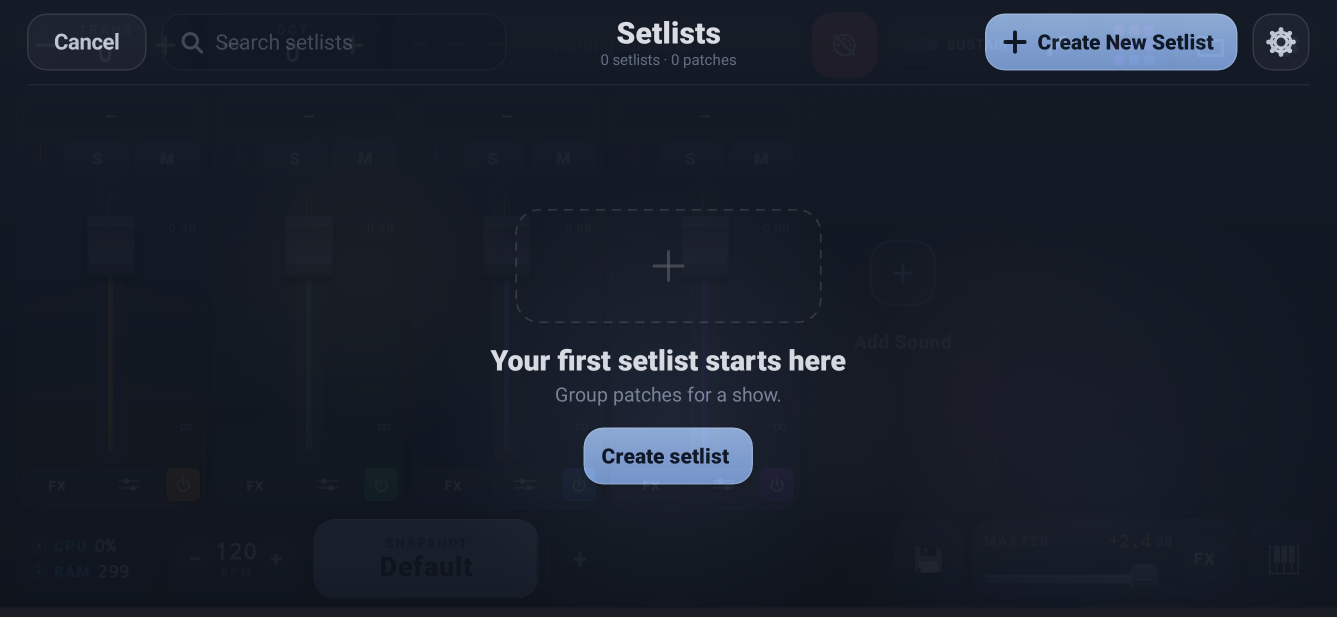
#> input picture tools/jsxref/shots/01_mixer.png, 2673 x 1233 px (shown at 1/2 size)
$ python compare.py shots/01_mixer.png shots/02_mixer_chord.png shots/02_mixer_chord.png
#> lines starting #> are read from the running program, lines starting #| are printed output that depends on the picture
#!/usr/bin/env python3
"""Side-by-side and band-diff between a Compose render and its JSX reference.

The Compose render is captured at 3x (2673 x 1233 for an 891 x 411 dp screen);
the JSX reference is 1x. Both are normalised to 891 x 411 first so pixel counts
map 1:1 to dp and a diff means a real layout/colour difference, not a scale artefact.
"""
import sys
import pathlib

from PIL import Image, ImageChops, ImageDraw

W, H = 891, 411


def load(p):
#> called with p = 'shots/01_mixer.png'
    im = Image.open(p).convert("RGB")
    if im.size != (W, H):
        im = im.resize((W, H), Image.LANCZOS)
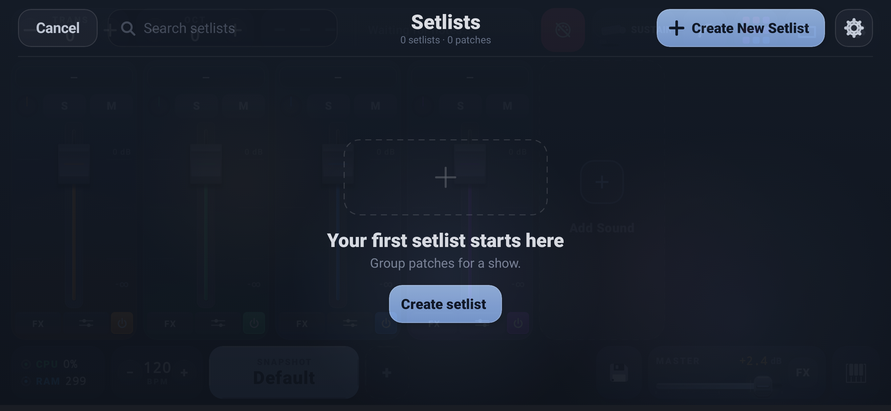
#> im: PIL image 891x411 RGB; mean R, G, B 24.8, 31.3, 43
    return im


def bands(a, b, n=8):
    diff = ImageChops.difference(a, b)
    px = diff.load()
    rows = []
    bh = H // n
    for i in range(n):
        y0, y1 = i * bh, (i + 1) * bh if i < n - 1 else H
        tot = 0
        cnt = 0
        for y in range(y0, y1, 2):
            for x in range(0, W, 2):
                r, g, bl = px[x, y]
                tot += (r + g + bl) / 3
                cnt += 1
        rows.append((y0, y1, tot / max(cnt, 1)))
    return rows


def main():
    compose, jsx, out = sys.argv[1], sys.argv[2], sys.argv[3]
    a = load(compose)
    b = load(jsx)
#> call 2 of load, with p = 'shots/02_mixer_chord.png'
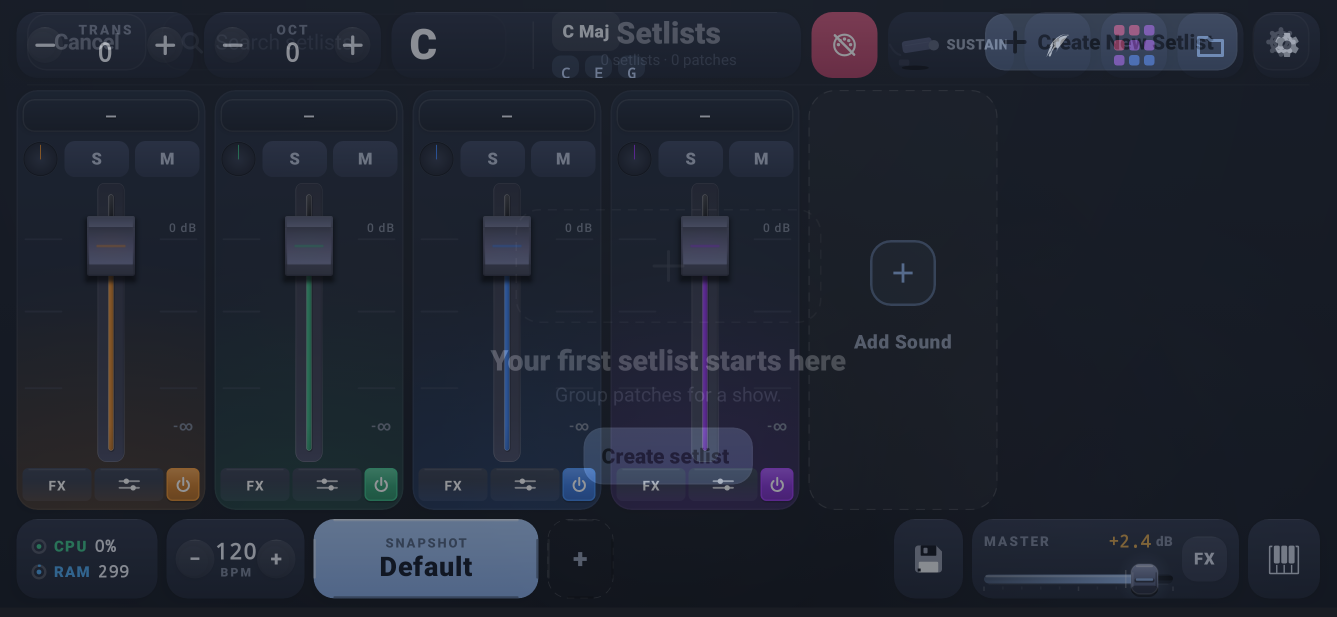
#> input picture tools/jsxref/shots/02_mixer_chord.png, 2673 x 1233 px (shown at 1/2 size)
#> in load (call 2), `im = im.resize((W, H), Image.LANCZOS)`:
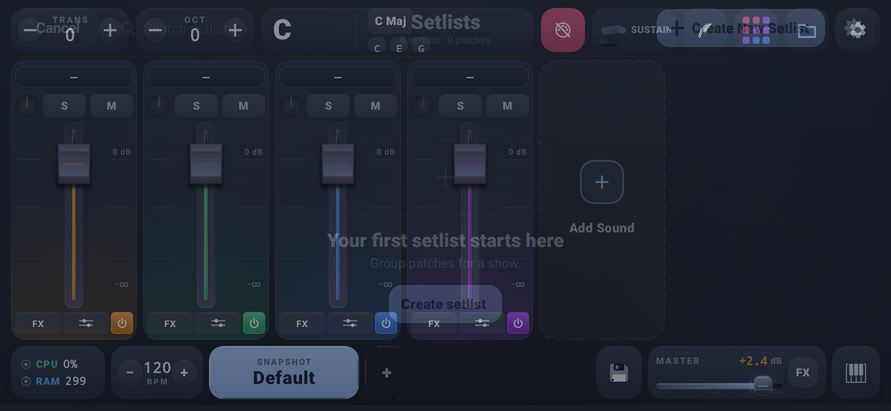
#> im: PIL image 891x411 RGB; mean R, G, B 31.8, 37.2, 49.5
    # stack: JSX on top, Compose below, with a 6px separator
    sep = 6
    canvas = Image.new("RGB", (W, H * 2 + sep), (20, 24, 32))
    canvas.paste(b, (0, 0))
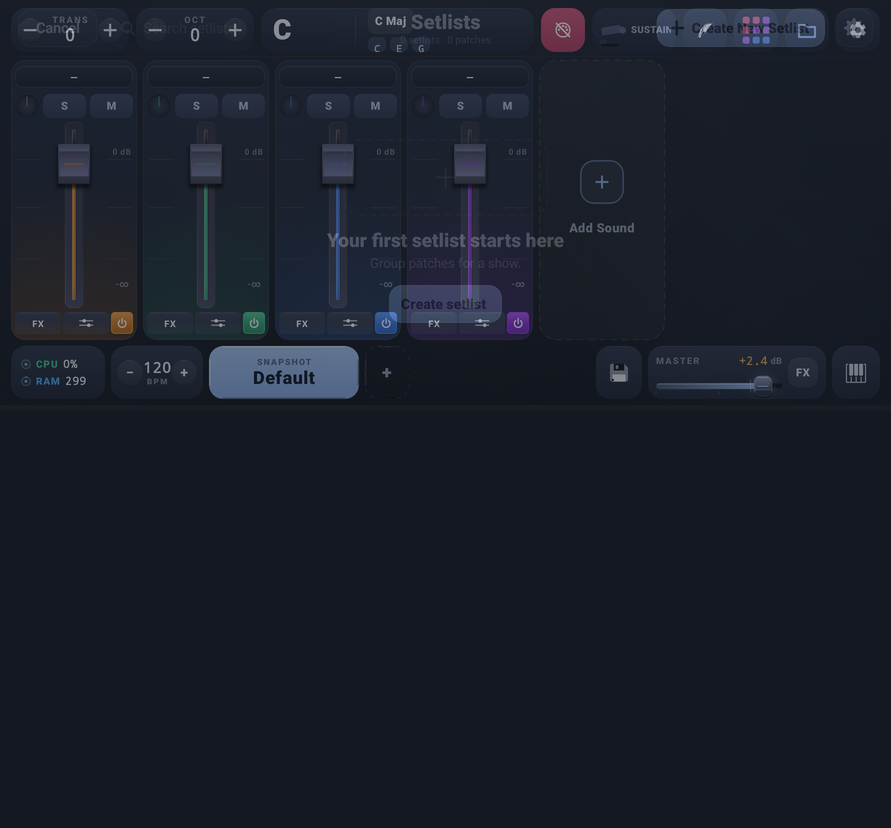
#> canvas: PIL image 891x828 RGB; mean R, G, B 25.8, 30.5, 40.7
    canvas.paste(a, (0, H + sep))
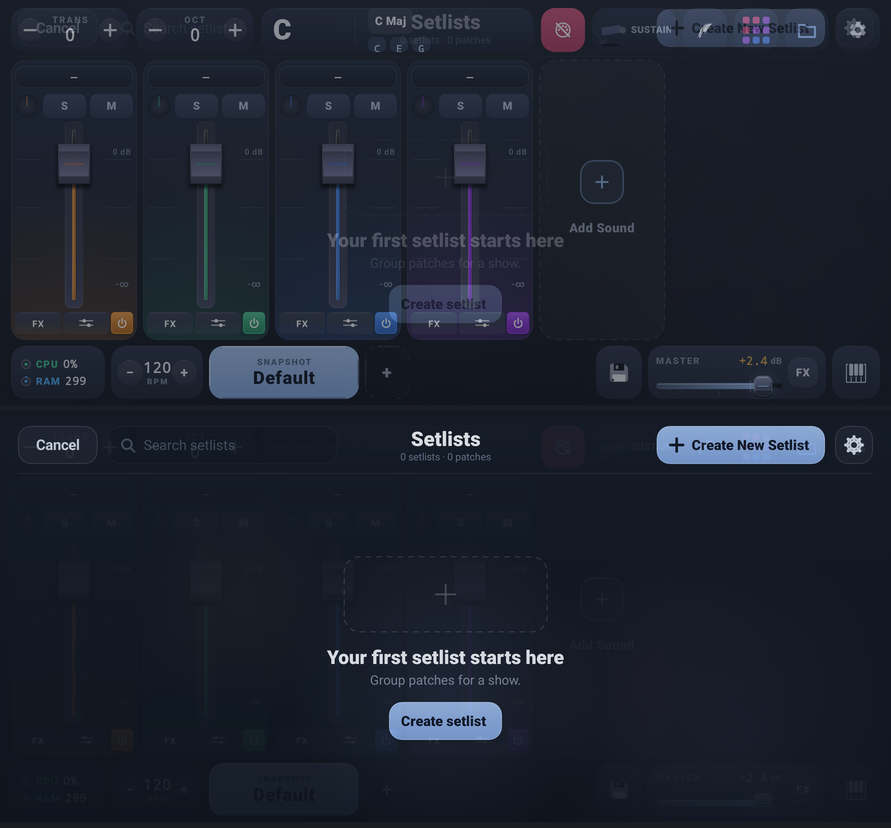
#> canvas: PIL image 891x828 RGB; mean R, G, B 28.2, 34.2, 46.1
    d = ImageDraw.Draw(canvas)
    d.text((8, H + 2), "COMPOSE (below)  /  JSX (above)", fill=(255, 255, 255))
    canvas.save(out)
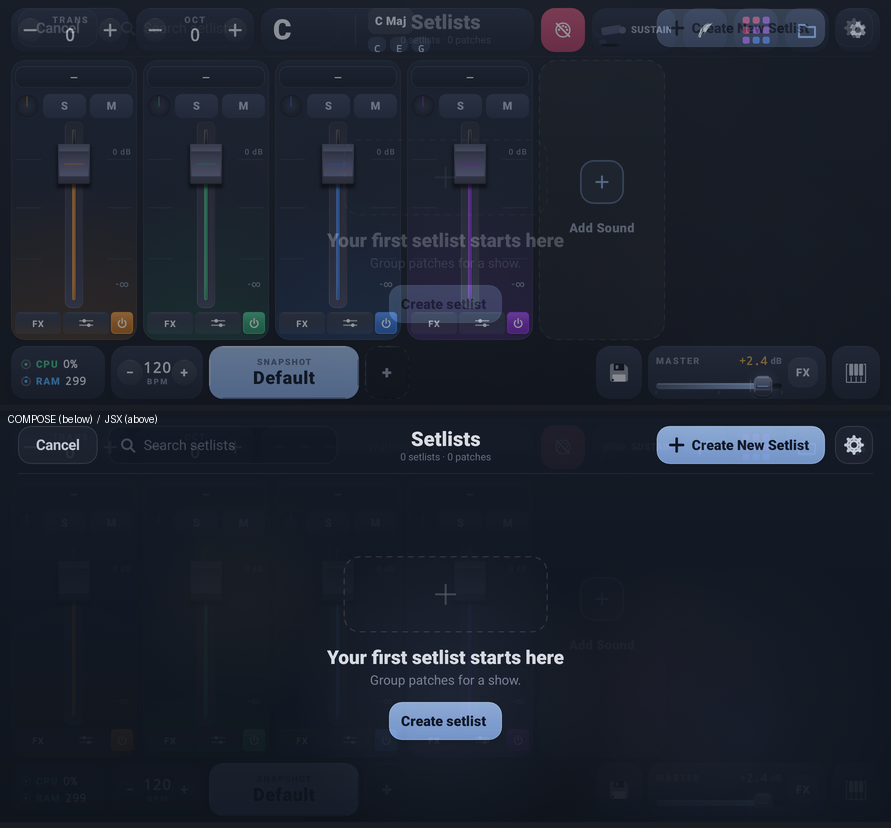
#> saved as 02_mixer_chord.png: PIL image 891x828 RGB; mean R, G, B 28.3, 34.3, 46.2
    print("saved", out)
    print("band  y0..y1   mean-diff")
    for y0, y1, v in bands(a, b):
#> in bands, `diff = ImageChops.difference(a, b)`:
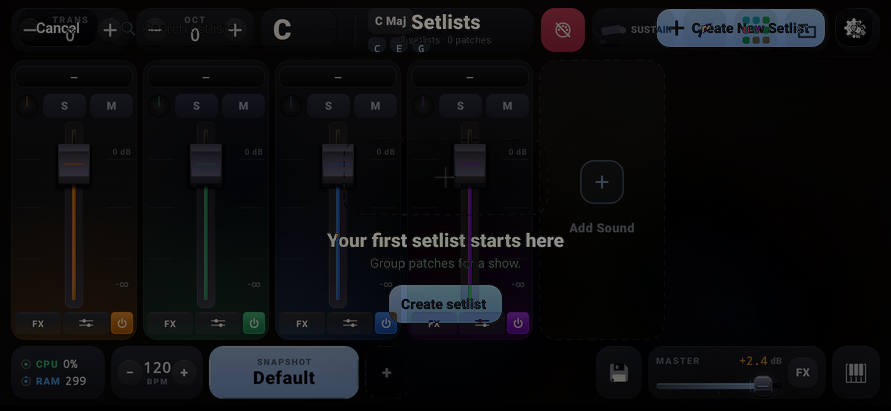
#> diff: PIL image 891x411 RGB; mean R, G, B 12.5, 12.6, 14.5
#> after the loop in bands, `for i in range(n):`: rows = [(0, 51, 23.63), (51, 102, 7.18), (102, 153, 9.24), (153, 204, 8.22), (204, 255, 10.97), (255, 306, 12.48), (306, 357, 16.44), (357, 411, 17.07)]
        bar = "#" * int(min(v, 60) / 2)
#> bar = '###########'
        print(f"{y0:4d}..{y1:4d}  {v:6.1f}  {bar}")
#|    0..  51    23.6  ###########


if __name__ == "__main__":
    main()
